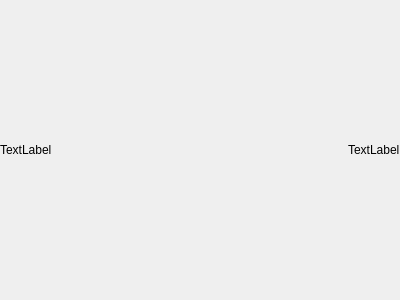
<?xml version="1.0" encoding="UTF-8"?>
<ui version="4.0">
 <class>Form</class>
 <widget class="QWidget" name="Form">
  <property name="geometry">
   <rect>
    <x>0</x>
    <y>0</y>
    <width>400</width>
    <height>300</height>
   </rect>
  </property>
  <property name="windowTitle">
   <string>Form</string>
  </property>
  <layout class="QGridLayout" name="gridLayout">
   <property name="leftMargin">
    <number>0</number>
   </property>
   <property name="topMargin">
    <number>0</number>
   </property>
   <property name="rightMargin">
    <number>0</number>
   </property>
   <property name="bottomMargin">
    <number>0</number>
   </property>
   <item row="0" column="0">
    <layout class="QHBoxLayout" name="horizontalLayout">
     <item>
      <widget class="QLabel" name="name">
       <property name="sizePolicy">
        <sizepolicy hsizetype="Expanding" vsizetype="Preferred">
         <horstretch>0</horstretch>
         <verstretch>0</verstretch>
        </sizepolicy>
       </property>
       <property name="text">
        <string>TextLabel</string>
       </property>
      </widget>
     </item>
     <item>
      <widget class="QLabel" name="remaining">
       <property name="sizePolicy">
        <sizepolicy hsizetype="Minimum" vsizetype="Preferred">
         <horstretch>0</horstretch>
         <verstretch>0</verstretch>
        </sizepolicy>
       </property>
       <property name="text">
        <string>TextLabel</string>
       </property>
      </widget>
     </item>
    </layout>
   </item>
  </layout>
 </widget>
 <resources/>
 <connections/>
</ui>
